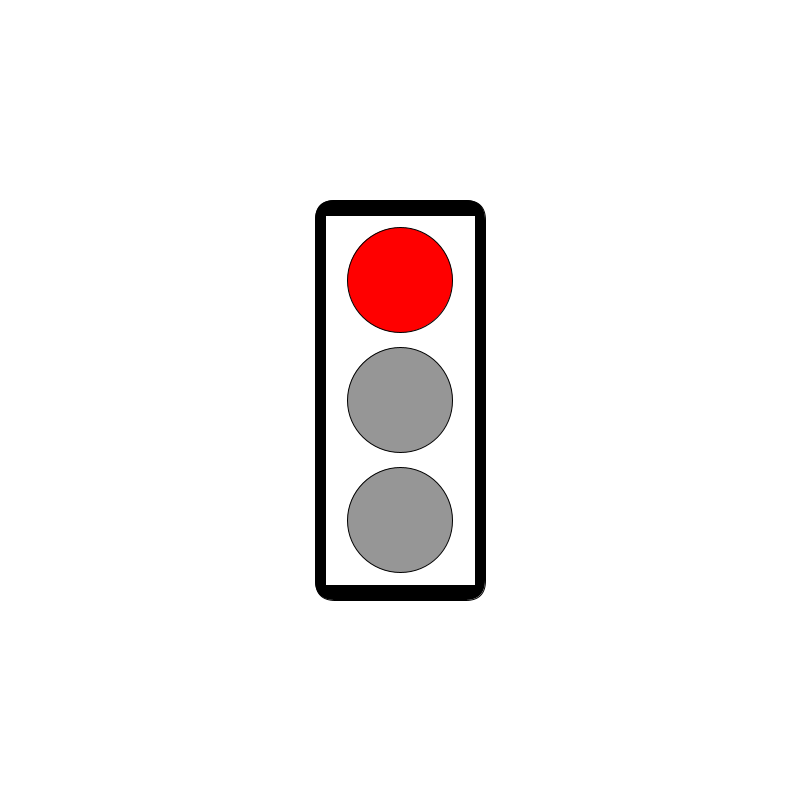
Frame 1 (no input)
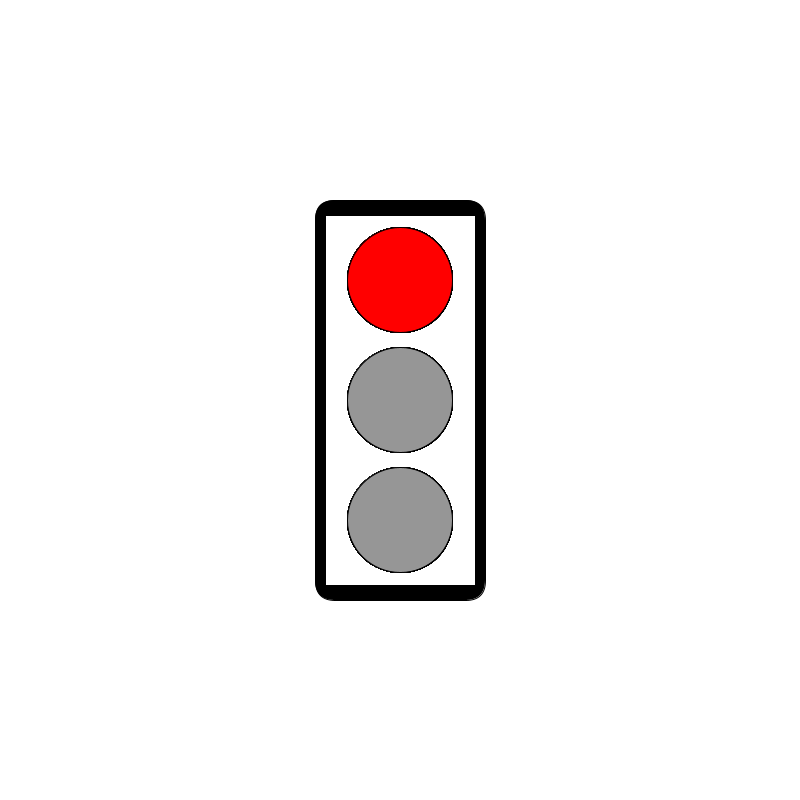
Frame 60 (the mouse pressed at the canvas centre just before this capture)
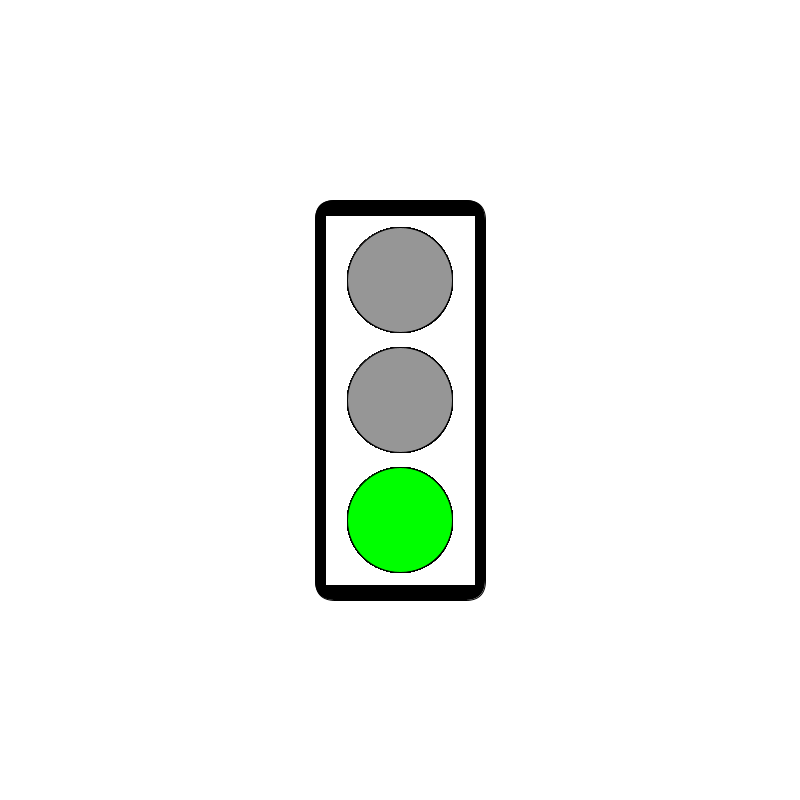
Frame 120 (the mouse held since frame 60 and released just before this capture)

The Processing sketch that drew these frames (run headless with seeded random() and noise(); from frame 60 on, the mouse is pressed at the canvas centre):

// Processing sketch: task_3
// ── task_3.pde
int red = 255;
int yellow = 255;
int green = 255;
int white = 255;
int grey = 150;
int x = 0;


void setup() {
  size(800, 800);
  background(255);

  rectMode(CENTER);
  fill(0);
  rect(400, 400, 170, 400, 20);
  fill(white);
  rect(400, 400, 150, 370);
  frameRate(50);
}
void draw() {
if(x <= 100)
{
  fill(red, 0, 0);
  ellipse(400, 280, 105, 105);
  
  fill(grey);
  ellipse(400, 400, 105, 105);
  ellipse(400, 520, 105, 105);
  

  x = x + 1;
 println(x);
}

else if(x > 100 && x < 300)
{
  fill (0, green, 0);
  ellipse(400, 520, 105, 105);
  
  fill(grey);
  ellipse(400, 280, 105, 105);
  ellipse(400, 400, 105, 105);

  x = x + 1;
 println(x);
}

if(x == 300)
{
  x = 0;
}
}

/*
  ellipse(400, 280, 105, 105);
 ellipse(400, 400, 105, 105);
 fill(#0AFF08);
 ellipse(400, 520, 105, 105);
 fill(0);
 
 
 
 if (mousePressed) {
 text("Hurry up mate!", 410, 535, 60, 60);
 }
 }
 */
